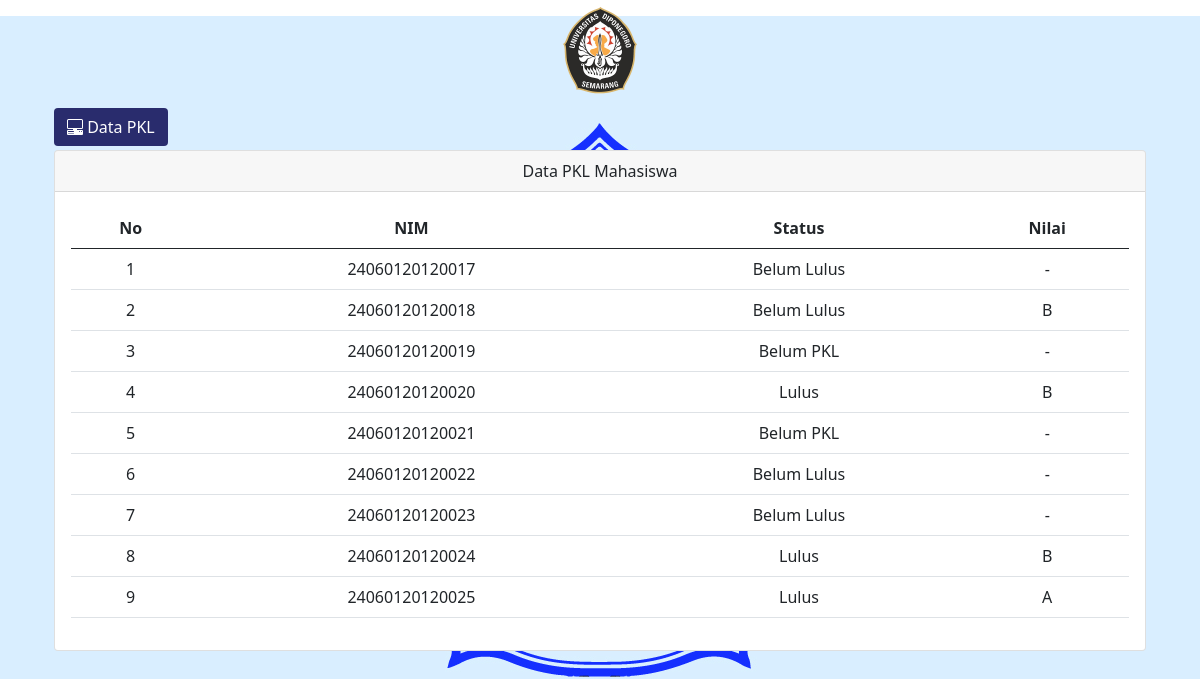
The app's page /Dosen/datapkl.php (signed in) with its own data.
### tables this page shows
CREATE TABLE `pkl` (
  `nim_mhs` varchar(20) NOT NULL,
  `status_pkl` varchar(20) NOT NULL,
  `nilai_pkl` varchar(1) NOT NULL,
  `ba_pkl` varchar(102) NOT NULL
);

### Dosen/datapkl.php (the view, shortened to what this page needs)
<?php
require '../db_connect.php';
$result = mysqli_query($koneksi, "SELECT * FROM pkl");
?>
<!DOCTYPE html>
<html lang="en">
<head>
    <link href="https://cdn.jsdelivr.net/npm/bootstrap@5.2.2/dist/css/bootstrap.min.css" rel="stylesheet">
    <link rel="stylesheet" href="https://stackpath.bootstrapcdn.com/bootstrap/5.0.0-alpha2/css/bootstrap.min.css">
</head>
<body>
    <div class="foto text-center">
        <img src="logoundip.png" alt="" class=" logo" width="100px">
    </div>
    <section class="p-1 my-container ">
        <div class="container m-p-0">
            <button class="btn my-1 font-weight-bold" id="menu-btn"> Data PKL
            </button>
            <div class="card ">
                <div class="card-header text-center font-weight-bold">Data PKL Mahasiswa</div>
                <div class="card-body">
                    <table class="table text-center">
                        <thead>
                            <tr>
                                <th scope="col">No</th>
                                <th scope="col">NIM</th>
                                <th scope="col">Status</th>
                                <th scope="col">Nilai</th>
                            </tr>
                        </thead>
                        <tbody>
                            <?php
                            $i = 1;
                            while ($row = $result->fetch_object()) {
                                echo '<tr>';
                                echo '<td>' . $i . '</td>';
                                echo '<td>' . $row->nim_mhs . '</td>';
                                echo '<td>' . $row->status_pkl . '</td>';
                                echo '<td>' . $row->nilai_pkl . '</td>';
                                echo '</tr>';
                                $i++;
                            }
                            ?>
                        </tbody>
                    </table>
                </div>
            </div>
        </div>
    </section>
</body>
</html>

### Dosen/datapkl.php (style rules this page uses)
* { margin: 0; }
body { min-height: 100vh; background-image: url('dips.jpg'); background-repeat: no-repeat; background-attachment: fixed; background-position: center; }
.my-container { transition: 0.4s; }
#menu-btn { background-color: #292C6D; color: #fff; }

### records on screen
pkl: nim_mhs "24060120120017", status_pkl "Belum Lulus", nilai_pkl "-"
pkl: nim_mhs "24060120120018", status_pkl "Belum Lulus", nilai_pkl "B"
pkl: nim_mhs "24060120120019", status_pkl "Belum PKL", nilai_pkl "-"
pkl: nim_mhs "24060120120020", status_pkl "Lulus", nilai_pkl "B"
pkl: nim_mhs "24060120120021", status_pkl "Belum PKL", nilai_pkl "-"
pkl: nim_mhs "24060120120022", status_pkl "Belum Lulus", nilai_pkl "-"
pkl: nim_mhs "24060120120023", status_pkl "Belum Lulus", nilai_pkl "-"
pkl: nim_mhs "24060120120024", status_pkl "Lulus", nilai_pkl "B"
pkl: nim_mhs "24060120120025", status_pkl "Lulus", nilai_pkl "A"
